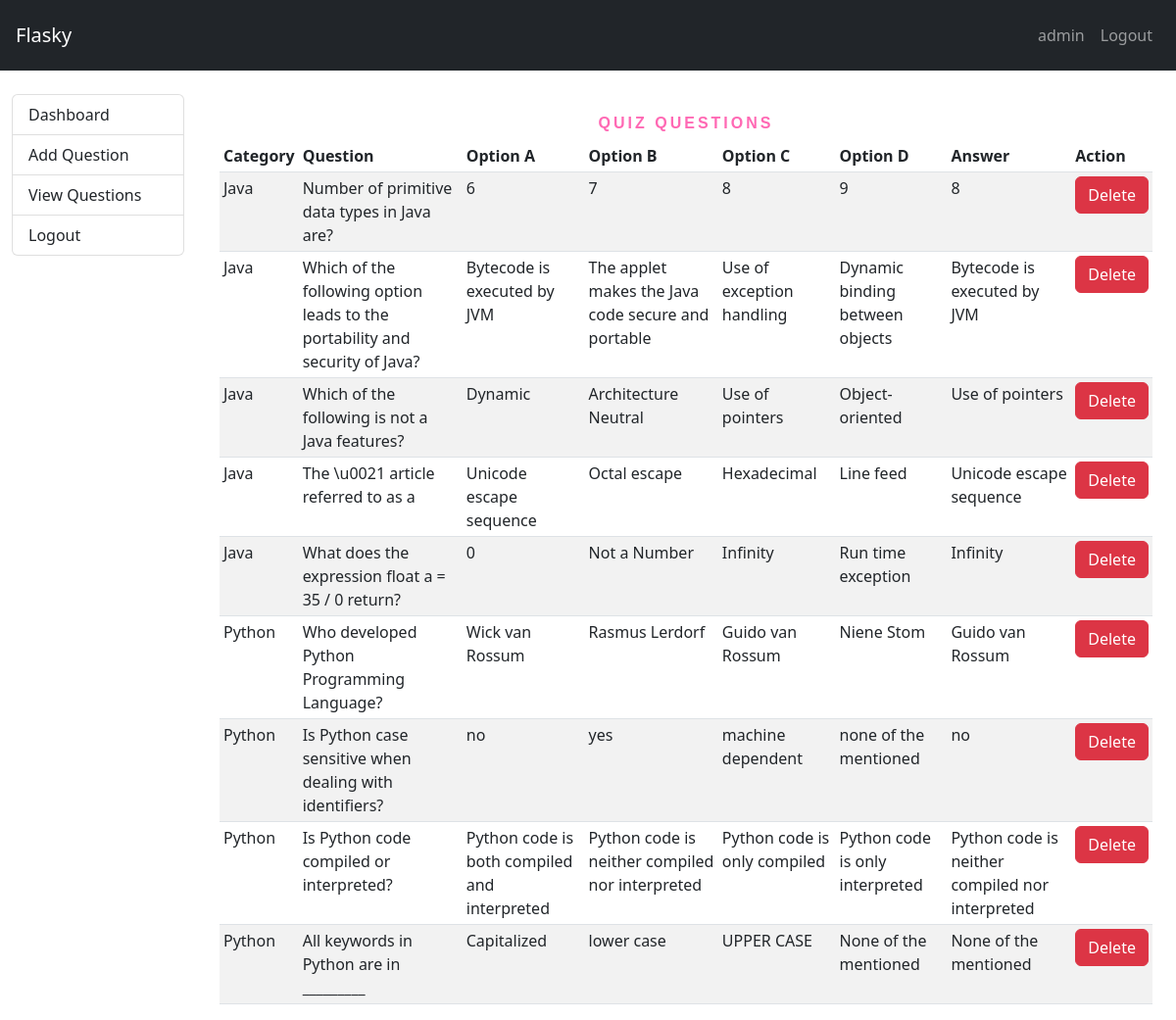
/quiz/view (signed in), run on the app's committed database.
### app.py (models this page shows, shortened)
class Quiz(db.Model):
    id = db.Column(db.Integer, primary_key=True)
    question= db.Column(db.String(1024), unique=True, nullable=False)
    option_A = db.Column(db.String(500), nullable=False)
    option_B = db.Column(db.String(500), nullable=False)
    option_C = db.Column(db.String(500), nullable=False)
    option_D = db.Column(db.String(500), nullable=False)
    answer=db.Column(db.String(500),nullable=False)
    category = db.Column(db.String(80), nullable=False)
    created_on = db.Column(db.DateTime, default=datetime.now)

### app.py (the view)
@app.route('/quiz/view')
def view_questions():
    if session.get('is_logged_in', False) and session.get('is_admin',False):
        questions = Quiz.query.all()
        return render_template('view_questions.html', questions=questions)
    else:
        flash('Login in admin to access this content','danger')
        return redirect('/')

### templates/view_questions.html (shortened to what this page needs)
{% extends 'layout/base.html' %}
{% block body %}
<div class="container-fluid vh-100">
  <div class="row">
    <div class="col-md-2 mt-4">
      {% include "partials/dashboard_menu.html" %}
    </div>
    <div class="col-md-10 mt-4">
      <div class="container">
        <div class="row">
          <div class="col-md-12 mx-auto">
          <h1 class="display1">Quiz Questions</h1>
          <table class="table table-striped table-sm">
            <thead>
              <tr>
                <th scope="col">Category</th>
                <th scope="col">Question</th>
                <th scope="col">Option A</th>
                <th scope="col">Option B</th>
                <th scope="col">Option C</th>
                <th scope="col">Option D</th>
                <th scope="col">Answer</th>
                <th scope="col">Action</th>
              </tr>
            </thead>
            <tbody>
              {% for question in questions %}
              <tr>
                <td>{{ question.category }}</td>
                <td>{{ question.question }}</td>
                <td>{{ question.option_A }}</td>
                <td>{{ question.option_B }}</td>
                <td>{{ question.option_C }}</td>
                <td>{{ question.option_D }}</td>
                <td>{{ question.answer }}</td>
                <td>
                  <a href="/quiz/delete/{{ question.id }}" class="btn btn-danger">Delete</a>
                </td>
              </tr>
              {% endfor %}
            </tbody>
          </div>
        </div>
      </div>
    </div>
  </div>
</div>
{% endblock %}

### templates/layout/base.html (shortened to what this page needs)
<!doctype html>
<html lang="en">
<head>
    <link rel="stylesheet" href="https://cdn.jsdelivr.net/npm/bootstrap@5.2.0/dist/css/bootstrap.min.css"
>
</head>
<body>
    <header>
        <nav class="navbar navbar-expand-lg p-3 navbar-dark bg-dark">
            <a class="navbar-brand" href="/">Flasky</a>
            <div class="collapse navbar-collapse" id="collapsibleNavId">
                <ul class="navbar-nav me-auto mt-2 mt-lg-0">
                    <li class="nav-item">
                        <a class="nav-link active" href="/" aria-current="page">
                        </a>
                    </li>
                </ul>
                <ul class="navbar-nav mt-2 mt-lg-0 ">
                    {% if 'is_logged_in' in session %}
                    <li class="nav-item">
                        <a class="nav-link" href="/dashboard">{{session.username}}</a>
                    </li>
                    <li class="nav-item">
                        <a class="nav-link" href="/logout">Logout</a>
                    </li>
                    {% endif %}
                </ul>
            </div>
        </nav>
    </header>
    <main>
        {% block body %}{% endblock %}
    </main>
</body>
</html>

### templates/partials/dashboard_menu.html
<div class="list-group">
    <a href="/admin/dashboard" class="list-group-item list-group-item-action">Dashboard</a>
    <a href="/quiz/add" class="list-group-item list-group-item-action">Add Question</a>
    <a href="/quiz/view" class="list-group-item list-group-item-action">View Questions</a>
    <a href="/logout" class="list-group-item list-group-item-action">Logout</a>
</div>

### templates/view_questions.html (style rules this page uses)
h1 { font-family: sans-serif; display: block; font-size: 1rem; font-weight: bold; text-align: center; letter-spacing: 3px; color: hotpink; text-transform: uppercase; padding-top: 20px; }
a { text-decoration: none; color: #fff; }

### data on the page
Quiz: category "Java", question "Number of primitive data types in Java are?", option_A "6", option_B "7", option_C "8", option_D "9", answer "8"
Quiz: category "Java", question "Which of the following option leads to the portability and security of Java?", option_A "Bytecode is executed by JVM", option_B "The applet makes the Java code secure and portable", option_C "Use of exception handling", option_D "Dynamic binding between objects", answer "Bytecode is executed by JVM"
Quiz: category "Java", question "Which of the following is not a Java features?", option_A "Dynamic", option_B "Architecture Neutral", option_C "Use of pointers", option_D "Object-oriented", answer "Use of pointers"
Quiz: category "Java", question "The \\u0021 article referred to as a", option_A "Unicode escape sequence", option_B "Octal escape", option_C "Hexadecimal", option_D "Line feed", answer "Unicode escape sequence"
Quiz: category "Java", question "What does the expression float a = 35 / 0 return?", option_A "0", option_B "Not a Number", option_C "Infinity", option_D "Run time exception", answer "Infinity"
Quiz: category "Python", question "Who developed Python Programming Language?", option_A "Wick van Rossum", option_B "Rasmus Lerdorf", option_C "Guido van Rossum", option_D "Niene Stom", answer "Guido van Rossum"
Quiz: category "Python", question "Is Python case sensitive when dealing with identifiers?", option_A "no", option_B "yes", option_C "machine dependent", option_D "none of the mentioned", answer "no"
Quiz: category "Python", question "Is Python code compiled or interpreted?", option_A "Python code is both compiled and interpreted", option_B "Python code is neither compiled nor interpreted", option_C "Python code is only compiled", option_D "Python code is only interpreted", answer "Python code is neither compiled nor interpreted"
Quiz: category "Python", question "All keywords in Python are in _________", option_A "Capitalized", option_B "lower case", option_C "UPPER CASE", option_D "None of the mentioned", answer "None of the mentioned"

### other printed values
{{ session.username }} "admin"
